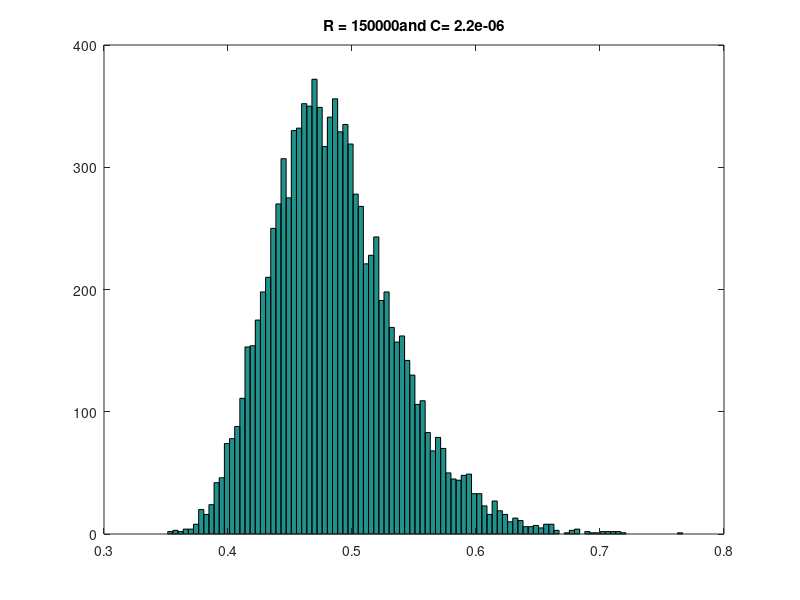
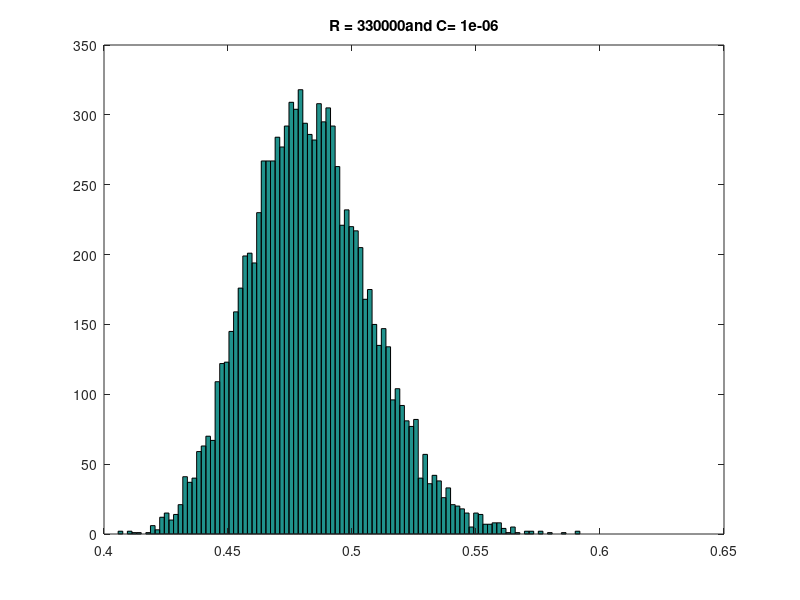

Source code (MATLAB) for these figures, in order:
R=150000;
C=2.2e-6;
Rv= R * (1+ 0.01*randn(10000,1));
Cv= C * (1+ 0.1*randn(10000,1));


Fc= 1./(2*pi*Rv.*Cv);

mean(Fc)
std(Fc)

figure; hist(Fc,100)
title(['R = ' num2str(R) 'and C= ' num2str(C)]);


R=330000;
C=1e-6;
Rv= R * (1+ 0.001*randn(10000,1));
Cv= C * (1+ 0.05*randn(10000,1));

Fc= 1./(2*pi*Rv.*Cv);


mean(Fc)
std(Fc)

figure; hist(Fc,100)
title(['R = ' num2str(R) 'and C= ' num2str(C)]);